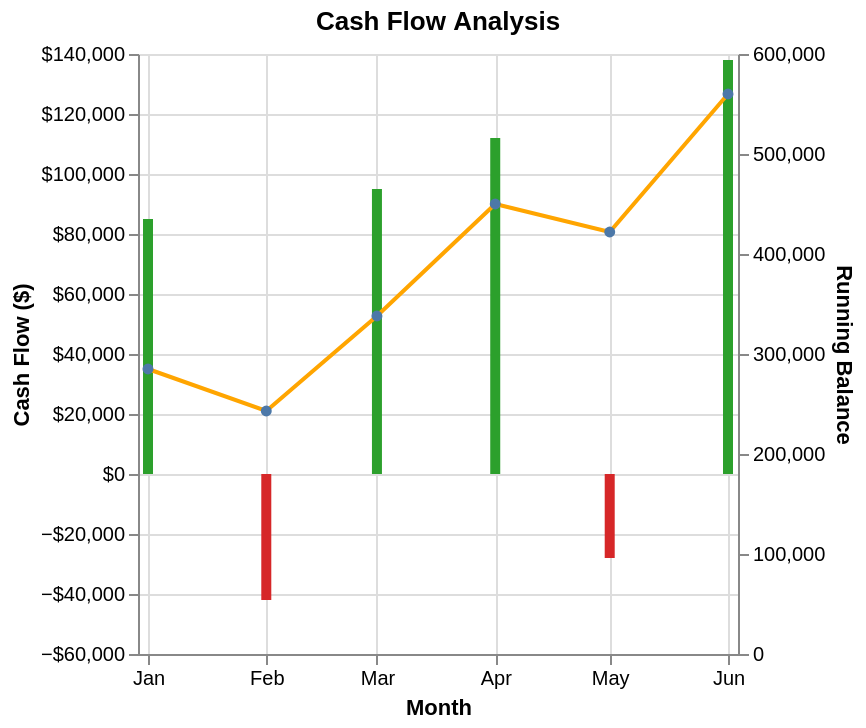

Express this chart as Vega-Lite.
### Vega-Lite specification from a JSON file in a GitHub repository (floating-point values rounded to 4 significant figures)
{"$schema": "https://vega.github.io/schema/vega-lite/v6.json", "description": "Monthly cash flow analysis", "layer": [{"mark": "bar", "encoding": {"x": {"field": "month", "type": "temporal", "axis": {"title": "Month", "format": "%b"}}, "y": {"field": "cashflow", "type": "quantitative", "axis": {"title": "Cash Flow ($)", "format": "$,.0f"}}, "color": {"condition": {"test": "datum.cashflow > 0", "value": "#2ca02c"}, "value": "#d62728"}}}, {"mark": {"type": "line", "point": true, "color": "orange"}, "encoding": {"x": {"field": "month", "type": "temporal"}, "y": {"field": "balance", "type": "quantitative", "axis": {"title": "Running Balance"}}}}], "data": {"values": [{"month": "2024-01", "cashflow": 85000, "balance": 285000}, {"month": "2024-02", "cashflow": -42000, "balance": 243000}, {"month": "2024-03", "cashflow": 95000, "balance": 338000}, {"month": "2024-04", "cashflow": 112000, "balance": 450000}, {"month": "2024-05", "cashflow": -28000, "balance": 422000}, {"month": "2024-06", "cashflow": 138000, "balance": 560000}]}, "resolve": {"scale": {"y": "independent"}}, "title": "Cash Flow Analysis"}
